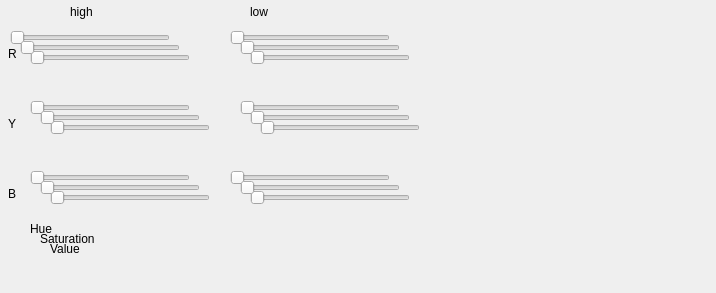
<?xml version="1.0" encoding="UTF-8"?>
<ui version="4.0">
 <class>Sliders</class>
 <widget class="QDialog" name="Sliders">
  <property name="geometry">
   <rect>
    <x>0</x>
    <y>0</y>
    <width>716</width>
    <height>293</height>
   </rect>
  </property>
  <property name="windowTitle">
   <string>Dialog</string>
  </property>
  <widget class="QSlider" name="HRL">
   <property name="geometry">
    <rect>
     <x>230</x>
     <y>30</y>
     <width>160</width>
     <height>16</height>
    </rect>
   </property>
   <property name="maximum">
    <number>360</number>
   </property>
   <property name="orientation">
    <enum>Qt::Horizontal</enum>
   </property>
  </widget>
  <widget class="QSlider" name="SRL">
   <property name="geometry">
    <rect>
     <x>240</x>
     <y>40</y>
     <width>160</width>
     <height>16</height>
    </rect>
   </property>
   <property name="maximum">
    <number>100</number>
   </property>
   <property name="orientation">
    <enum>Qt::Horizontal</enum>
   </property>
  </widget>
  <widget class="QSlider" name="VRL">
   <property name="geometry">
    <rect>
     <x>250</x>
     <y>50</y>
     <width>160</width>
     <height>16</height>
    </rect>
   </property>
   <property name="maximum">
    <number>100</number>
   </property>
   <property name="orientation">
    <enum>Qt::Horizontal</enum>
   </property>
  </widget>
  <widget class="QSlider" name="HRH">
   <property name="geometry">
    <rect>
     <x>10</x>
     <y>30</y>
     <width>160</width>
     <height>16</height>
    </rect>
   </property>
   <property name="maximum">
    <number>360</number>
   </property>
   <property name="orientation">
    <enum>Qt::Horizontal</enum>
   </property>
  </widget>
  <widget class="QSlider" name="VRH">
   <property name="geometry">
    <rect>
     <x>30</x>
     <y>50</y>
     <width>160</width>
     <height>16</height>
    </rect>
   </property>
   <property name="maximum">
    <number>100</number>
   </property>
   <property name="orientation">
    <enum>Qt::Horizontal</enum>
   </property>
  </widget>
  <widget class="QSlider" name="SRH">
   <property name="geometry">
    <rect>
     <x>20</x>
     <y>40</y>
     <width>160</width>
     <height>16</height>
    </rect>
   </property>
   <property name="maximum">
    <number>100</number>
   </property>
   <property name="orientation">
    <enum>Qt::Horizontal</enum>
   </property>
  </widget>
  <widget class="QSlider" name="HYL">
   <property name="geometry">
    <rect>
     <x>240</x>
     <y>100</y>
     <width>160</width>
     <height>16</height>
    </rect>
   </property>
   <property name="maximum">
    <number>360</number>
   </property>
   <property name="orientation">
    <enum>Qt::Horizontal</enum>
   </property>
  </widget>
  <widget class="QSlider" name="VYL">
   <property name="geometry">
    <rect>
     <x>260</x>
     <y>120</y>
     <width>160</width>
     <height>16</height>
    </rect>
   </property>
   <property name="maximum">
    <number>100</number>
   </property>
   <property name="orientation">
    <enum>Qt::Horizontal</enum>
   </property>
  </widget>
  <widget class="QSlider" name="SYL">
   <property name="geometry">
    <rect>
     <x>250</x>
     <y>110</y>
     <width>160</width>
     <height>16</height>
    </rect>
   </property>
   <property name="maximum">
    <number>100</number>
   </property>
   <property name="orientation">
    <enum>Qt::Horizontal</enum>
   </property>
  </widget>
  <widget class="QSlider" name="HYH">
   <property name="geometry">
    <rect>
     <x>30</x>
     <y>100</y>
     <width>160</width>
     <height>16</height>
    </rect>
   </property>
   <property name="maximum">
    <number>360</number>
   </property>
   <property name="orientation">
    <enum>Qt::Horizontal</enum>
   </property>
  </widget>
  <widget class="QSlider" name="VYH">
   <property name="geometry">
    <rect>
     <x>50</x>
     <y>120</y>
     <width>160</width>
     <height>16</height>
    </rect>
   </property>
   <property name="maximum">
    <number>100</number>
   </property>
   <property name="orientation">
    <enum>Qt::Horizontal</enum>
   </property>
  </widget>
  <widget class="QSlider" name="SYH">
   <property name="geometry">
    <rect>
     <x>40</x>
     <y>110</y>
     <width>160</width>
     <height>16</height>
    </rect>
   </property>
   <property name="maximum">
    <number>100</number>
   </property>
   <property name="orientation">
    <enum>Qt::Horizontal</enum>
   </property>
  </widget>
  <widget class="QSlider" name="HBL">
   <property name="geometry">
    <rect>
     <x>230</x>
     <y>170</y>
     <width>160</width>
     <height>16</height>
    </rect>
   </property>
   <property name="maximum">
    <number>360</number>
   </property>
   <property name="orientation">
    <enum>Qt::Horizontal</enum>
   </property>
  </widget>
  <widget class="QSlider" name="VBL">
   <property name="geometry">
    <rect>
     <x>250</x>
     <y>190</y>
     <width>160</width>
     <height>16</height>
    </rect>
   </property>
   <property name="maximum">
    <number>100</number>
   </property>
   <property name="orientation">
    <enum>Qt::Horizontal</enum>
   </property>
  </widget>
  <widget class="QSlider" name="SBL">
   <property name="geometry">
    <rect>
     <x>240</x>
     <y>180</y>
     <width>160</width>
     <height>16</height>
    </rect>
   </property>
   <property name="maximum">
    <number>100</number>
   </property>
   <property name="orientation">
    <enum>Qt::Horizontal</enum>
   </property>
  </widget>
  <widget class="QSlider" name="HBH">
   <property name="geometry">
    <rect>
     <x>30</x>
     <y>170</y>
     <width>160</width>
     <height>16</height>
    </rect>
   </property>
   <property name="maximum">
    <number>360</number>
   </property>
   <property name="orientation">
    <enum>Qt::Horizontal</enum>
   </property>
  </widget>
  <widget class="QSlider" name="VBH">
   <property name="geometry">
    <rect>
     <x>50</x>
     <y>190</y>
     <width>160</width>
     <height>16</height>
    </rect>
   </property>
   <property name="maximum">
    <number>100</number>
   </property>
   <property name="orientation">
    <enum>Qt::Horizontal</enum>
   </property>
  </widget>
  <widget class="QSlider" name="SBH">
   <property name="geometry">
    <rect>
     <x>40</x>
     <y>180</y>
     <width>160</width>
     <height>16</height>
    </rect>
   </property>
   <property name="maximum">
    <number>100</number>
   </property>
   <property name="orientation">
    <enum>Qt::Horizontal</enum>
   </property>
  </widget>
  <widget class="QLabel" name="labelHue">
   <property name="geometry">
    <rect>
     <x>30</x>
     <y>220</y>
     <width>80</width>
     <height>17</height>
    </rect>
   </property>
   <property name="text">
    <string>Hue</string>
   </property>
  </widget>
  <widget class="QLabel" name="labelSaturation">
   <property name="geometry">
    <rect>
     <x>40</x>
     <y>230</y>
     <width>80</width>
     <height>17</height>
    </rect>
   </property>
   <property name="text">
    <string>Saturation</string>
   </property>
  </widget>
  <widget class="QLabel" name="labelValue">
   <property name="geometry">
    <rect>
     <x>50</x>
     <y>240</y>
     <width>80</width>
     <height>17</height>
    </rect>
   </property>
   <property name="text">
    <string>Value</string>
   </property>
  </widget>
  <widget class="QLabel" name="label">
   <property name="geometry">
    <rect>
     <x>70</x>
     <y>3</y>
     <width>67</width>
     <height>17</height>
    </rect>
   </property>
   <property name="text">
    <string>high</string>
   </property>
  </widget>
  <widget class="QLabel" name="label_2">
   <property name="geometry">
    <rect>
     <x>250</x>
     <y>3</y>
     <width>67</width>
     <height>17</height>
    </rect>
   </property>
   <property name="text">
    <string>low</string>
   </property>
  </widget>
  <widget class="QLabel" name="label_3">
   <property name="geometry">
    <rect>
     <x>8</x>
     <y>45</y>
     <width>67</width>
     <height>17</height>
    </rect>
   </property>
   <property name="text">
    <string>R</string>
   </property>
  </widget>
  <widget class="QLabel" name="label_4">
   <property name="geometry">
    <rect>
     <x>8</x>
     <y>115</y>
     <width>67</width>
     <height>17</height>
    </rect>
   </property>
   <property name="text">
    <string>Y</string>
   </property>
  </widget>
  <widget class="QLabel" name="label_5">
   <property name="geometry">
    <rect>
     <x>8</x>
     <y>185</y>
     <width>67</width>
     <height>17</height>
    </rect>
   </property>
   <property name="text">
    <string>B</string>
   </property>
  </widget>
 </widget>
 <resources/>
 <connections/>
</ui>
